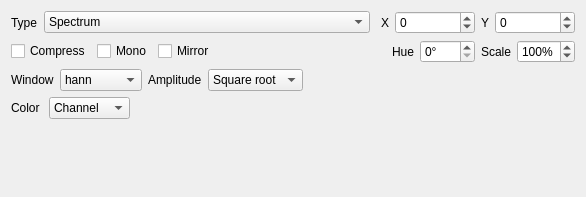
<?xml version="1.0" encoding="UTF-8"?>
<ui version="4.0">
 <class>Form</class>
 <widget class="QWidget" name="Form">
  <property name="geometry">
   <rect>
    <x>0</x>
    <y>0</y>
    <width>586</width>
    <height>197</height>
   </rect>
  </property>
  <property name="sizePolicy">
   <sizepolicy hsizetype="Preferred" vsizetype="Preferred">
    <horstretch>0</horstretch>
    <verstretch>0</verstretch>
   </sizepolicy>
  </property>
  <property name="minimumSize">
   <size>
    <width>0</width>
    <height>197</height>
   </size>
  </property>
  <property name="windowTitle">
   <string>Form</string>
  </property>
  <layout class="QVBoxLayout" name="verticalLayout_2">
   <item>
    <layout class="QHBoxLayout" name="horizontalLayout_8">
     <item>
      <widget class="QLabel" name="label_4">
       <property name="sizePolicy">
        <sizepolicy hsizetype="Fixed" vsizetype="Preferred">
         <horstretch>0</horstretch>
         <verstretch>0</verstretch>
        </sizepolicy>
       </property>
       <property name="text">
        <string>Type</string>
       </property>
      </widget>
     </item>
     <item>
      <widget class="QComboBox" name="comboBox_filterType">
       <item>
        <property name="text">
         <string>Spectrum</string>
        </property>
       </item>
       <item>
        <property name="text">
         <string>Histogram</string>
        </property>
       </item>
       <item>
        <property name="text">
         <string>Vector Scope</string>
        </property>
       </item>
       <item>
        <property name="text">
         <string>Musical Scale</string>
        </property>
       </item>
       <item>
        <property name="text">
         <string>Phase</string>
        </property>
       </item>
      </widget>
     </item>
     <item>
      <spacer name="horizontalSpacer_9">
       <property name="orientation">
        <enum>Qt::Orientation::Horizontal</enum>
       </property>
       <property name="sizeType">
        <enum>QSizePolicy::Policy::Fixed</enum>
       </property>
       <property name="sizeHint" stdset="0">
        <size>
         <width>5</width>
         <height>20</height>
        </size>
       </property>
      </spacer>
     </item>
     <item>
      <widget class="QLabel" name="label_xTitleAlign">
       <property name="sizePolicy">
        <sizepolicy hsizetype="Fixed" vsizetype="Preferred">
         <horstretch>0</horstretch>
         <verstretch>0</verstretch>
        </sizepolicy>
       </property>
       <property name="text">
        <string>X</string>
       </property>
      </widget>
     </item>
     <item>
      <widget class="QSpinBox" name="spinBox_x">
       <property name="sizePolicy">
        <sizepolicy hsizetype="Fixed" vsizetype="Fixed">
         <horstretch>0</horstretch>
         <verstretch>0</verstretch>
        </sizepolicy>
       </property>
       <property name="maximumSize">
        <size>
         <width>80</width>
         <height>16777215</height>
        </size>
       </property>
       <property name="minimum">
        <number>-10000</number>
       </property>
       <property name="maximum">
        <number>10000</number>
       </property>
      </widget>
     </item>
     <item>
      <widget class="QLabel" name="label_yTitleAlign">
       <property name="sizePolicy">
        <sizepolicy hsizetype="Fixed" vsizetype="Preferred">
         <horstretch>0</horstretch>
         <verstretch>0</verstretch>
        </sizepolicy>
       </property>
       <property name="text">
        <string>Y</string>
       </property>
      </widget>
     </item>
     <item>
      <widget class="QSpinBox" name="spinBox_y">
       <property name="sizePolicy">
        <sizepolicy hsizetype="Fixed" vsizetype="Fixed">
         <horstretch>0</horstretch>
         <verstretch>0</verstretch>
        </sizepolicy>
       </property>
       <property name="maximumSize">
        <size>
         <width>80</width>
         <height>16777215</height>
        </size>
       </property>
       <property name="baseSize">
        <size>
         <width>0</width>
         <height>0</height>
        </size>
       </property>
       <property name="minimum">
        <number>-10000</number>
       </property>
       <property name="maximum">
        <number>10000</number>
       </property>
       <property name="value">
        <number>0</number>
       </property>
      </widget>
     </item>
    </layout>
   </item>
   <item>
    <layout class="QHBoxLayout" name="horizontalLayout_10">
     <item>
      <widget class="QCheckBox" name="checkBox_compress">
       <property name="text">
        <string>Compress</string>
       </property>
      </widget>
     </item>
     <item>
      <widget class="QCheckBox" name="checkBox_mono">
       <property name="text">
        <string>Mono</string>
       </property>
      </widget>
     </item>
     <item>
      <widget class="QCheckBox" name="checkBox_mirror">
       <property name="text">
        <string>Mirror</string>
       </property>
      </widget>
     </item>
     <item>
      <spacer name="horizontalSpacer_2">
       <property name="orientation">
        <enum>Qt::Orientation::Horizontal</enum>
       </property>
       <property name="sizeHint" stdset="0">
        <size>
         <width>40</width>
         <height>20</height>
        </size>
       </property>
      </spacer>
     </item>
     <item>
      <widget class="QLabel" name="label_11">
       <property name="text">
        <string>Hue</string>
       </property>
       <property name="margin">
        <number>4</number>
       </property>
      </widget>
     </item>
     <item>
      <widget class="QSpinBox" name="spinBox_hue">
       <property name="suffix">
        <string>° </string>
       </property>
       <property name="maximum">
        <number>359</number>
       </property>
      </widget>
     </item>
     <item>
      <widget class="QLabel" name="label">
       <property name="sizePolicy">
        <sizepolicy hsizetype="Fixed" vsizetype="Preferred">
         <horstretch>0</horstretch>
         <verstretch>0</verstretch>
        </sizepolicy>
       </property>
       <property name="text">
        <string>Scale</string>
       </property>
       <property name="alignment">
        <set>Qt::AlignmentFlag::AlignRight|Qt::AlignmentFlag::AlignTrailing|Qt::AlignmentFlag::AlignVCenter</set>
       </property>
      </widget>
     </item>
     <item>
      <widget class="QSpinBox" name="spinBox_scale">
       <property name="buttonSymbols">
        <enum>QAbstractSpinBox::ButtonSymbols::UpDownArrows</enum>
       </property>
       <property name="suffix">
        <string>%</string>
       </property>
       <property name="minimum">
        <number>10</number>
       </property>
       <property name="maximum">
        <number>400</number>
       </property>
       <property name="value">
        <number>100</number>
       </property>
      </widget>
     </item>
    </layout>
   </item>
   <item>
    <widget class="QStackedWidget" name="stackedWidget">
     <property name="sizePolicy">
      <sizepolicy hsizetype="Preferred" vsizetype="Preferred">
       <horstretch>0</horstretch>
       <verstretch>0</verstretch>
      </sizepolicy>
     </property>
     <property name="autoFillBackground">
      <bool>false</bool>
     </property>
     <property name="frameShape">
      <enum>QFrame::Shape::NoFrame</enum>
     </property>
     <property name="frameShadow">
      <enum>QFrame::Shadow::Plain</enum>
     </property>
     <property name="currentIndex">
      <number>0</number>
     </property>
     <widget class="QWidget" name="page">
      <widget class="QWidget" name="verticalLayoutWidget">
       <property name="geometry">
        <rect>
         <x>0</x>
         <y>0</y>
         <width>561</width>
         <height>76</height>
        </rect>
       </property>
       <layout class="QVBoxLayout" name="verticalLayout_3">
        <property name="sizeConstraint">
         <enum>QLayout::SizeConstraint::SetMaximumSize</enum>
        </property>
        <property name="rightMargin">
         <number>0</number>
        </property>
        <item>
         <layout class="QHBoxLayout" name="horizontalLayout_9">
          <property name="sizeConstraint">
           <enum>QLayout::SizeConstraint::SetDefaultConstraint</enum>
          </property>
          <item>
           <widget class="QLabel" name="label_textColor">
            <property name="sizePolicy">
             <sizepolicy hsizetype="Fixed" vsizetype="Preferred">
              <horstretch>0</horstretch>
              <verstretch>0</verstretch>
             </sizepolicy>
            </property>
            <property name="minimumSize">
             <size>
              <width>31</width>
              <height>0</height>
             </size>
            </property>
            <property name="text">
             <string>Window</string>
            </property>
            <property name="margin">
             <number>4</number>
            </property>
           </widget>
          </item>
          <item>
           <widget class="QComboBox" name="comboBox_window">
            <item>
             <property name="text">
              <string>hann</string>
             </property>
            </item>
            <item>
             <property name="text">
              <string>gauss</string>
             </property>
            </item>
            <item>
             <property name="text">
              <string>tukey</string>
             </property>
            </item>
            <item>
             <property name="text">
              <string>dolph</string>
             </property>
            </item>
            <item>
             <property name="text">
              <string>cauchy</string>
             </property>
            </item>
            <item>
             <property name="text">
              <string>parzen</string>
             </property>
            </item>
            <item>
             <property name="text">
              <string>poisson</string>
             </property>
            </item>
            <item>
             <property name="text">
              <string>rect</string>
             </property>
            </item>
            <item>
             <property name="text">
              <string>bartlett</string>
             </property>
            </item>
            <item>
             <property name="text">
              <string>hanning</string>
             </property>
            </item>
            <item>
             <property name="text">
              <string>hamming</string>
             </property>
            </item>
            <item>
             <property name="text">
              <string>blackman</string>
             </property>
            </item>
            <item>
             <property name="text">
              <string>welch</string>
             </property>
            </item>
            <item>
             <property name="text">
              <string>flattop</string>
             </property>
            </item>
            <item>
             <property name="text">
              <string>bharris</string>
             </property>
            </item>
            <item>
             <property name="text">
              <string>bnuttall</string>
             </property>
            </item>
            <item>
             <property name="text">
              <string>lanczos</string>
             </property>
            </item>
           </widget>
          </item>
          <item>
           <widget class="QLabel" name="label_3">
            <property name="sizePolicy">
             <sizepolicy hsizetype="Fixed" vsizetype="Preferred">
              <horstretch>0</horstretch>
              <verstretch>0</verstretch>
             </sizepolicy>
            </property>
            <property name="text">
             <string>Amplitude</string>
            </property>
            <property name="margin">
             <number>4</number>
            </property>
           </widget>
          </item>
          <item>
           <widget class="QComboBox" name="comboBox_amplitude0">
            <item>
             <property name="text">
              <string>Square root</string>
             </property>
            </item>
            <item>
             <property name="text">
              <string>Cubic root</string>
             </property>
            </item>
            <item>
             <property name="text">
              <string>4thrt</string>
             </property>
            </item>
            <item>
             <property name="text">
              <string>5thrt</string>
             </property>
            </item>
            <item>
             <property name="text">
              <string>Linear</string>
             </property>
            </item>
            <item>
             <property name="text">
              <string>Logarithmic</string>
             </property>
            </item>
           </widget>
          </item>
          <item>
           <spacer name="horizontalSpacer_4">
            <property name="orientation">
             <enum>Qt::Orientation::Horizontal</enum>
            </property>
            <property name="sizeType">
             <enum>QSizePolicy::Policy::MinimumExpanding</enum>
            </property>
            <property name="sizeHint" stdset="0">
             <size>
              <width>10</width>
              <height>20</height>
             </size>
            </property>
           </spacer>
          </item>
         </layout>
        </item>
        <item>
         <layout class="QHBoxLayout" name="horizontalLayout">
          <item>
           <widget class="QLabel" name="label_2">
            <property name="sizePolicy">
             <sizepolicy hsizetype="Fixed" vsizetype="Preferred">
              <horstretch>0</horstretch>
              <verstretch>0</verstretch>
             </sizepolicy>
            </property>
            <property name="text">
             <string>Color </string>
            </property>
            <property name="margin">
             <number>4</number>
            </property>
           </widget>
          </item>
          <item>
           <widget class="QComboBox" name="comboBox_color">
            <item>
             <property name="text">
              <string>Channel</string>
             </property>
            </item>
            <item>
             <property name="text">
              <string>Intensity</string>
             </property>
            </item>
            <item>
             <property name="text">
              <string>Rainbow</string>
             </property>
            </item>
            <item>
             <property name="text">
              <string>Moreland</string>
             </property>
            </item>
            <item>
             <property name="text">
              <string>Nebulae</string>
             </property>
            </item>
            <item>
             <property name="text">
              <string>Fire</string>
             </property>
            </item>
            <item>
             <property name="text">
              <string>Fiery</string>
             </property>
            </item>
            <item>
             <property name="text">
              <string>Fruit</string>
             </property>
            </item>
            <item>
             <property name="text">
              <string>Cool</string>
             </property>
            </item>
           </widget>
          </item>
          <item>
           <spacer name="horizontalSpacer_3">
            <property name="orientation">
             <enum>Qt::Orientation::Horizontal</enum>
            </property>
            <property name="sizeType">
             <enum>QSizePolicy::Policy::MinimumExpanding</enum>
            </property>
            <property name="sizeHint" stdset="0">
             <size>
              <width>10</width>
              <height>20</height>
             </size>
            </property>
           </spacer>
          </item>
         </layout>
        </item>
       </layout>
      </widget>
     </widget>
     <widget class="QWidget" name="page_2">
      <widget class="QWidget" name="verticalLayoutWidget_2">
       <property name="geometry">
        <rect>
         <x>-1</x>
         <y>-1</y>
         <width>561</width>
         <height>36</height>
        </rect>
       </property>
       <layout class="QVBoxLayout" name="verticalLayout_4">
        <item>
         <layout class="QHBoxLayout" name="horizontalLayout_2">
          <item>
           <widget class="QLabel" name="label_6">
            <property name="sizePolicy">
             <sizepolicy hsizetype="Fixed" vsizetype="Preferred">
              <horstretch>0</horstretch>
              <verstretch>0</verstretch>
             </sizepolicy>
            </property>
            <property name="text">
             <string>Display Scale</string>
            </property>
            <property name="margin">
             <number>4</number>
            </property>
           </widget>
          </item>
          <item>
           <widget class="QComboBox" name="comboBox_display">
            <item>
             <property name="text">
              <string>Logarithmic</string>
             </property>
            </item>
            <item>
             <property name="text">
              <string>Square root</string>
             </property>
            </item>
            <item>
             <property name="text">
              <string>Cubic root</string>
             </property>
            </item>
            <item>
             <property name="text">
              <string>Linear</string>
             </property>
            </item>
            <item>
             <property name="text">
              <string>Reverse Log</string>
             </property>
            </item>
           </widget>
          </item>
          <item>
           <widget class="QLabel" name="label_5">
            <property name="sizePolicy">
             <sizepolicy hsizetype="Fixed" vsizetype="Preferred">
              <horstretch>0</horstretch>
              <verstretch>0</verstretch>
             </sizepolicy>
            </property>
            <property name="text">
             <string>Amplitude</string>
            </property>
            <property name="margin">
             <number>4</number>
            </property>
           </widget>
          </item>
          <item>
           <widget class="QComboBox" name="comboBox_amplitude1">
            <item>
             <property name="text">
              <string>Logarithmic</string>
             </property>
            </item>
            <item>
             <property name="text">
              <string>Linear</string>
             </property>
            </item>
           </widget>
          </item>
          <item>
           <spacer name="horizontalSpacer">
            <property name="orientation">
             <enum>Qt::Orientation::Horizontal</enum>
            </property>
            <property name="sizeType">
             <enum>QSizePolicy::Policy::Minimum</enum>
            </property>
            <property name="sizeHint" stdset="0">
             <size>
              <width>40</width>
              <height>20</height>
             </size>
            </property>
           </spacer>
          </item>
         </layout>
        </item>
       </layout>
      </widget>
     </widget>
     <widget class="QWidget" name="page_3">
      <widget class="QWidget" name="verticalLayoutWidget_3">
       <property name="geometry">
        <rect>
         <x>-1</x>
         <y>-1</y>
         <width>585</width>
         <height>76</height>
        </rect>
       </property>
       <layout class="QVBoxLayout" name="verticalLayout_5">
        <item>
         <layout class="QHBoxLayout" name="horizontalLayout_3">
          <item>
           <widget class="QLabel" name="label_9">
            <property name="text">
             <string>Mode</string>
            </property>
           </widget>
          </item>
          <item>
           <widget class="QComboBox" name="comboBox_mode">
            <item>
             <property name="text">
              <string>lissajous</string>
             </property>
            </item>
            <item>
             <property name="text">
              <string>lissajous_xy</string>
             </property>
            </item>
            <item>
             <property name="text">
              <string>polar</string>
             </property>
            </item>
           </widget>
          </item>
          <item>
           <widget class="QLabel" name="label_7">
            <property name="sizePolicy">
             <sizepolicy hsizetype="Fixed" vsizetype="Preferred">
              <horstretch>0</horstretch>
              <verstretch>0</verstretch>
             </sizepolicy>
            </property>
            <property name="text">
             <string>Amplitude</string>
            </property>
            <property name="margin">
             <number>4</number>
            </property>
           </widget>
          </item>
          <item>
           <widget class="QComboBox" name="comboBox_amplitude2">
            <item>
             <property name="text">
              <string>Linear</string>
             </property>
            </item>
            <item>
             <property name="text">
              <string>Square root</string>
             </property>
            </item>
            <item>
             <property name="text">
              <string>Cubic root</string>
             </property>
            </item>
            <item>
             <property name="text">
              <string>Logarithmic</string>
             </property>
            </item>
           </widget>
          </item>
          <item>
           <spacer name="horizontalSpacer_5">
            <property name="orientation">
             <enum>Qt::Orientation::Horizontal</enum>
            </property>
            <property name="sizeHint" stdset="0">
             <size>
              <width>40</width>
              <height>20</height>
             </size>
            </property>
           </spacer>
          </item>
         </layout>
        </item>
        <item>
         <layout class="QHBoxLayout" name="horizontalLayout_6">
          <item>
           <widget class="QLabel" name="label_8">
            <property name="sizePolicy">
             <sizepolicy hsizetype="Fixed" vsizetype="Preferred">
              <horstretch>0</horstretch>
              <verstretch>0</verstretch>
             </sizepolicy>
            </property>
            <property name="text">
             <string>Zoom</string>
            </property>
            <property name="margin">
             <number>4</number>
            </property>
           </widget>
          </item>
          <item>
           <widget class="QSpinBox" name="spinBox_zoom">
            <property name="minimum">
             <number>1</number>
            </property>
            <property name="maximum">
             <number>10</number>
            </property>
           </widget>
          </item>
          <item>
           <widget class="QCheckBox" name="checkBox_draw">
            <property name="text">
             <string>Line</string>
            </property>
           </widget>
          </item>
          <item>
           <spacer name="horizontalSpacer_6">
            <property name="orientation">
             <enum>Qt::Orientation::Horizontal</enum>
            </property>
            <property name="sizeHint" stdset="0">
             <size>
              <width>40</width>
              <height>20</height>
             </size>
            </property>
           </spacer>
          </item>
         </layout>
        </item>
       </layout>
      </widget>
     </widget>
     <widget class="QWidget" name="page_4">
      <widget class="QWidget" name="verticalLayoutWidget_4">
       <property name="geometry">
        <rect>
         <x>0</x>
         <y>0</y>
         <width>561</width>
         <height>36</height>
        </rect>
       </property>
       <layout class="QVBoxLayout" name="verticalLayout_6">
        <item>
         <layout class="QHBoxLayout" name="horizontalLayout_7">
          <item>
           <widget class="QLabel" name="label_10">
            <property name="sizePolicy">
             <sizepolicy hsizetype="Fixed" vsizetype="Preferred">
              <horstretch>0</horstretch>
              <verstretch>0</verstretch>
             </sizepolicy>
            </property>
            <property name="text">
             <string>Timeclamp</string>
            </property>
            <property name="margin">
             <number>4</number>
            </property>
           </widget>
          </item>
          <item>
           <widget class="QDoubleSpinBox" name="spinBox_tc">
            <property name="suffix">
             <string>s</string>
            </property>
            <property name="decimals">
             <number>3</number>
            </property>
            <property name="minimum">
             <double>0.002000000000000</double>
            </property>
            <property name="maximum">
             <double>1.000000000000000</double>
            </property>
            <property name="singleStep">
             <double>0.010000000000000</double>
            </property>
            <property name="value">
             <double>0.017000000000000</double>
            </property>
           </widget>
          </item>
          <item>
           <spacer name="horizontalSpacer_7">
            <property name="orientation">
             <enum>Qt::Orientation::Horizontal</enum>
            </property>
            <property name="sizeHint" stdset="0">
             <size>
              <width>40</width>
              <height>20</height>
             </size>
            </property>
           </spacer>
          </item>
         </layout>
        </item>
       </layout>
      </widget>
     </widget>
     <widget class="QWidget" name="page_5">
      <widget class="QWidget" name="verticalLayoutWidget_5">
       <property name="geometry">
        <rect>
         <x>0</x>
         <y>0</y>
         <width>551</width>
         <height>31</height>
        </rect>
       </property>
       <layout class="QVBoxLayout" name="verticalLayout_7">
        <item>
         <layout class="QHBoxLayout" name="horizontalLayout_11"/>
        </item>
       </layout>
      </widget>
     </widget>
    </widget>
   </item>
   <item>
    <spacer name="verticalSpacer">
     <property name="orientation">
      <enum>Qt::Orientation::Vertical</enum>
     </property>
     <property name="sizeType">
      <enum>QSizePolicy::Policy::Fixed</enum>
     </property>
     <property name="sizeHint" stdset="0">
      <size>
       <width>20</width>
       <height>10</height>
      </size>
     </property>
    </spacer>
   </item>
  </layout>
 </widget>
 <resources/>
 <connections/>
</ui>
